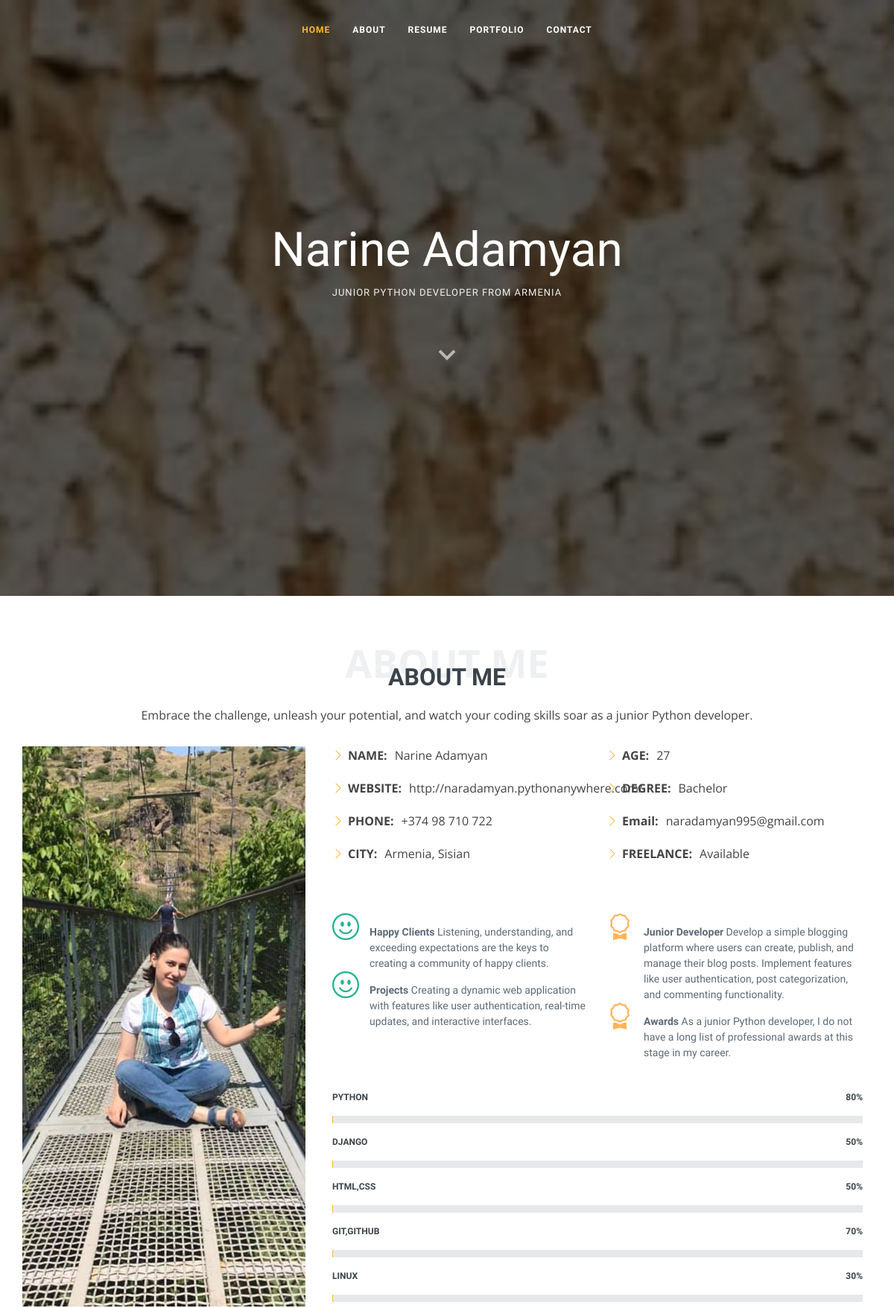
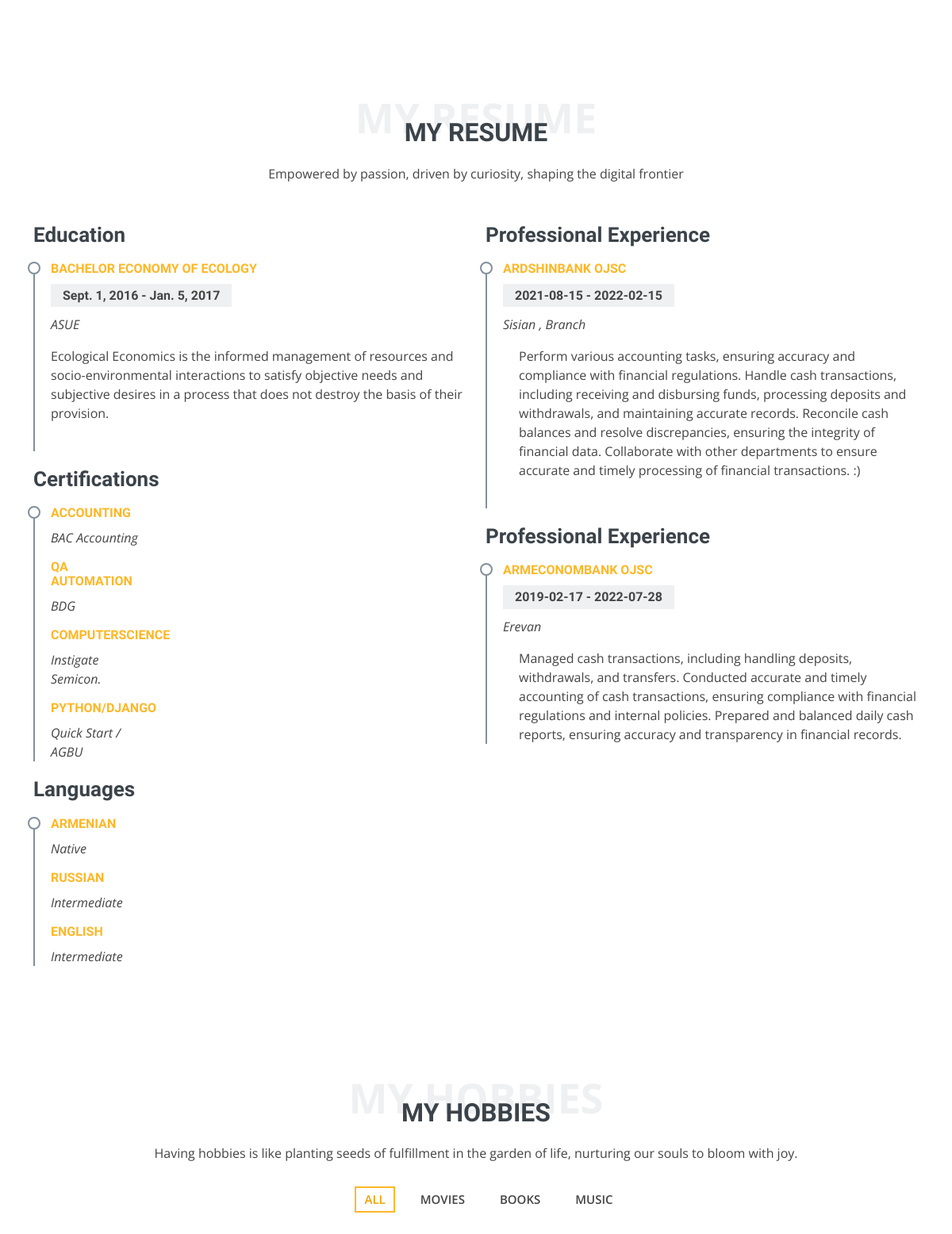
The page / (upper part) on the database its author committed (2 pictures, top to bottom).
### resume/models.py (models this page shows, shortened)
class PersonalInfo(models.Model):
    user=models.ForeignKey(User,on_delete=models.CASCADE)
    short_description=models.TextField(max_length=80)

class Header(models.Model):
    title=models.TextField()
    subtitle=models.TextField()

class Infos(models.Model):
    type=models.TextField()
    result=models.TextField()
    user=models.ForeignKey(User,on_delete=models.CASCADE)

class Count_Box(models.Model):
    emojy=models.TextField(blank=True,null=True,max_length=30)
    count=models.IntegerField(blank=True,null=True)
    title=models.TextField()
    subtitle=models.TextField()

class Skill(models.Model):
    name=models.TextField()
    value=models.IntegerField()
    user=models.ForeignKey(User,on_delete=models.CASCADE)

class Education(models.Model):
    university_name=models.TextField()
    start_date=models.DateField()
    grade=models.TextField()
    end_date=models.DateField()
    user=models.ForeignKey(User,on_delete=models.CASCADE)

class Courses(models.Model):
    type=models.CharField(max_length=30)
    company=models.CharField(max_length=50)

class Languages(models.Model):
    language=models.CharField(max_length=15)
    level=models.CharField(max_length=20)

class Experience(models.Model):
    title=models.CharField(max_length=15)
    position=models.TextField(max_length=15)
    start_date = models.PositiveIntegerField(validators=[MaxValueValidator(2023), MinValueValidator(1900)])
    end_date = models.PositiveIntegerField(validators=[MaxValueValidator(2023), MinValueValidator(1900)])
    location=models.TextField()
    activity=models.TextField()
    user=models.ForeignKey(User,on_delete=models.CASCADE)

### resume/views.py (the view, shortened to what this page needs)
# urls.py: 2. Add a URL to urlpatterns:  path('', views.home, name='home')
def home(request):
    status=200
    skills=Skill.objects.all()
    initials=Initials.objects.all()
    header=Header.objects.all()
    infos=Infos.objects.all()
    countBox=Count_Box.objects.all()
    experience=Experience.objects.all()
    education=Education.objects.all()
    summery=Summery.objects.all()
    personal_info=PersonalInfo.objects.get(user__username="narineadamyan")
    social_links=SocialLinks.objects.all()
    message_form=MessageForm()
    portfolio_project = PortfolioProject.objects.all()
    language=Languages.objects.all()
    courses=Courses.objects.all()
    data = {"title_about_me" : "Embrace the challenge, unleash your potential, and watch your coding skills soar as a junior Python developer."
            ,"skills":skills,"initials":initials,"header":header,"infos1":infos[:4],"infos2":infos[4:],"countBox1":countBox[:2],"countBox2":countBox[2:],"experience":experience
            ,"education":education,"summery":summery,"personal_info":personal_info,"message_form":message_form, "social_links":social_links,"portfolio_project": portfolio_project,'language':language, 'courses':courses}
    return render(request,"index.html",context=data, status=status)

### resume/templates/index.html (shortened to what this page needs)
{% extends "base.html"%}
{% load static %}
{% block blockcontent %}
<header id="header" class="fixed-top d-flex justify-content-center align-items-center header-transparent">
  <nav id="navbar" class="navbar">
    <ul>
      <li><a class="nav-link scrollto active" href="#hero">Home</a></li>
      <li><a class="nav-link scrollto" href="#about">About</a></li>
      <li><a class="nav-link scrollto" href="#resume">Resume</a></li>
      <li><a class="nav-link scrollto " href="#portfolio">Portfolio</a></li>
      <li><a class="nav-link scrollto" href="#contact">Contact</a></li>
    </ul>
  </nav>
</header>
<section id="hero">
  <div class="hero-container">
    <h1>{{personal_info.user.first_name}} {{personal_info.user.last_name}}</h1>
    <h2>{{header.0.subtitle}}</h2>
    <a href="#about" class="btn-scroll scrollto" title="Scroll Down"><i class="bx bx-chevron-down"></i></a>
  </div>
</section>
<main id="main">
  <section id="about" class="about">
    <div class="container">
      <div class="section-title">
        <span>{{header.1.title}}</span>
        <h2>{{header.1.title}}</h2>
        <p>{{header.1.subtitle}}</p>
      </div>
      <div class="row">
        <div class="image col-lg-4 d-flex align-items-stretch justify-content-center justify-content-lg-start"></div>
        <div class="col-lg-8 d-flex flex-column align-items-stretch">
          <div class="content ps-lg-4 d-flex flex-column justify-content-center">
            <div class="row">
              <div class="col-lg-6">
                <ul>
                  {% for i in infos1 %}
                  <li><i class="bi bi-chevron-right"></i> <strong>{{i.type}}:</strong> <span>{{i.result}}</span></li>
                  {% endfor %}
                </ul>
              </div>
              <div class="col-lg-6">
                <ul>
                  {% for i in infos2 %}
                  <li><i class="bi bi-chevron-right"></i> <strong>{{i.type}}:</strong> <span>{{i.result}}</span></li>
                  {% endfor %}
                </ul>
              </div>
            </div>
            <div class="row mt-n4">
              <div class="col-md-6 mt-5 d-md-flex align-items-md-stretch">
                <div class="count-box">
                  {% for i in countBox1 %}
                  <i class="bi bi-emoji-smile" style="color: #20b38e;"></i>
                  <p><strong>{{i.title}}</strong> {{i.subtitle}}</p>
                  {% endfor %}
                </div>
              </div>
              <div class="col-md-6 mt-5 d-md-flex align-items-md-stretch">
                <div class="count-box">
                  {% for i in countBox2 %}
                  <i class="bi bi-award" style="color: #ffb459;"></i>
                  <p><strong>{{i.title}}</strong> {{i.subtitle}} </p>
                  {% endfor %}
                </div>
              </div>
            </div>
          </div>
          <div class="skills-content ps-lg-4">
            {% for skill in skills %}
            <div class="progress">
              <span class="skill">{{skill.name}} <i class="val">{{skill.value}}%</i></span>
              <div class="progress-bar-wrap">
              </div>
            </div>
            {% endfor %}
          </div>
        </div>
      </div>
    </div>
  </section>
  <section id="resume" class="resume">
    <div class="container">
      <div class="section-title">
        <span>{{header.2.title}}</span>
        <h2>{{header.2.title}}</h2>
        <p>{{header.2.subtitle}}</p>
      </div>
      <div class="row">
        <div class="col-lg-6">
          <h3 class="resume-title">Education</h3>
          <div class="resume-item">
            {% for i in education%}
            <h4>{{i.grade}} Economy of Ecology</h4>
            <h5>{{i.start_date}} - {{i.end_date}}</h5>
            <p><em>{{i.university_name}}</em></p>
            <p>Ecological Economics is the informed management of resources and socio-environmental interactions to
              satisfy objective needs and subjective desires in a process that does not destroy the basis of their
              provision.</p>
            {% endfor %}
          </div>
          <div class="col-lg-6">
            <div class="col-lg-6">
              <h3 class="resume-title">Certifications</h3>
              <div class="resume-item pb-0">
                {% for i in courses %}
                <h4>{{i.type}}</h4>
                <p><em>{{i.company}}</em></p>
                {% endfor %}
              </div>
              <h3 class="resume-title">Languages</h3>
            <div class="resume-item pb-0">
              {% for i in language %}
              <h4>{{i.language}}</h4>
              <p><em>{{i.level}}</em></p>
              {% endfor %}
            </div>
            </div>
          </div>
        </div>
        <div class="col-lg-6">
          {% for i in experience %}
          <h3 class="resume-title">Professional Experience</h3>
          <div class="resume-item">
            <h4>{{i.title}}</h4>
            <h5>{{i.start_date}} - {{i.end_date}}</h5>
            <p><em>{{i.location}}</em></p>
            <p>
            <ul>{{i.activity}}<ul>
                </p>
          </div>
          {% endfor %}
        </div>
      </div>
    </div>
  </section>
  <section id="portfolio" class="portfolio">
    <div class="container">
      <div class="section-title">
        <span>My Hobbies</span>
        <h2>My Hobbies</h2>
        <p>Having hobbies is like planting seeds of fulfillment in the garden of life, nurturing our souls to bloom with joy.</p>
      </div>
      <ul id="portfolio-flters" class="d-flex justify-content-center">
        <li data-filter="*" class="filter-active">All</li>
        <li data-filter=".filter-app">Movies</li>
        <li data-filter=".filter-card">Books</li>
        <li data-filter=".filter-web">Music</li>
      </ul>
    </div>
  </section>
</main>
{% endblock %}

### rows shown on the page
PersonalInfo: user.first_name "Narine", user.last_name "Adamyan"
Header: subtitle "JUNIOR PYTHON DEVELOPER FROM ARMENIA"
Header: title "ABOUT ME", subtitle "Embrace the challenge, unleash your potential, and watch your coding skills soar as a junior Python developer."
Infos: type "NAME", result "Narine Adamyan"
Infos: type "WEBSITE", result "http://naradamyan.pythonanywhere.com/"
Infos: type "PHONE", result "+374 98 710 722"
Infos: type "CITY", result "Armenia, Sisian"
Infos: type "AGE", result "27"
Infos: type "DEGREE", result "Bachelor"
Infos: type "Email", result "naradamyan995@gmail.com"
Infos: type "FREELANCE", result "Available"
Count_Box: title "Happy Clients", subtitle "Listening, understanding, and exceeding expectations are the keys to creating a community of happy clients."
Count_Box: title "Projects", subtitle "Creating a dynamic web application with features like user authentication, real-time updates, and interactive interfaces."
Count_Box: title "Junior Developer", subtitle "Develop a simple blogging platform where users can create, publish, and manage their blog posts. Implement features like user authentication, post categorization, and commenting functionality."
Count_Box: title "Awards", subtitle "As a junior Python developer, I do not have a long list of professional awards at this stage in my career."
Skill: name "PYTHON", value "80"
Skill: name "DJANGO", value "50"
Skill: name "HTML,CSS", value "50"
Skill: name "GIT,GITHUB", value "70"
Skill: name "LINUX", value "30"
Header: title "MY RESUME", subtitle "Empowered by passion, driven by curiosity, shaping the digital frontier"
Education: grade "BACHELOR", start_date "Sept. 1, 2016", end_date "Jan. 5, 2017", university_name "ASUE"
Courses: type "ACCOUNTING", company "BAC Accounting"
Courses: type "QA AUTOMATION", company "BDG"
Courses: type "COMPUTERSCIENCE", company "Instigate Semicon."
Courses: type "PYTHON/DJANGO", company "Quick Start / AGBU"
Languages: language "ARMENIAN", level "Native"
Languages: language "RUSSIAN", level "Intermediate"
Languages: language "ENGLISH", level "Intermediate"
Experience: title "ARDSHINBANK OJSC", start_date "2021-08-15", end_date "2022-02-15", location "Sisian , Branch", activity "Perform various accounting tasks, ensuring accuracy and compliance with financial regulations. Handle cash transactions, including receiving and disbursing funds, processing deposits and withdrawals, and maintaining accurate records. Reconcile cash balances and resolve discrepancies, ensuring the integrity of financial data. Collaborate with other departments to ensure accurate and timely processing of financial transactions. :)"
Experience: title "ARMECONOMBANK OJSC", start_date "2019-02-17", end_date "2022-07-28", location "Erevan", activity "Managed cash transactions, including handling deposits, withdrawals, and transfers. Conducted accurate and timely accounting of cash transactions, ensuring compliance with financial regulations and internal policies. Prepared and balanced daily cash reports, ensuring accuracy and transparency in financial records."
